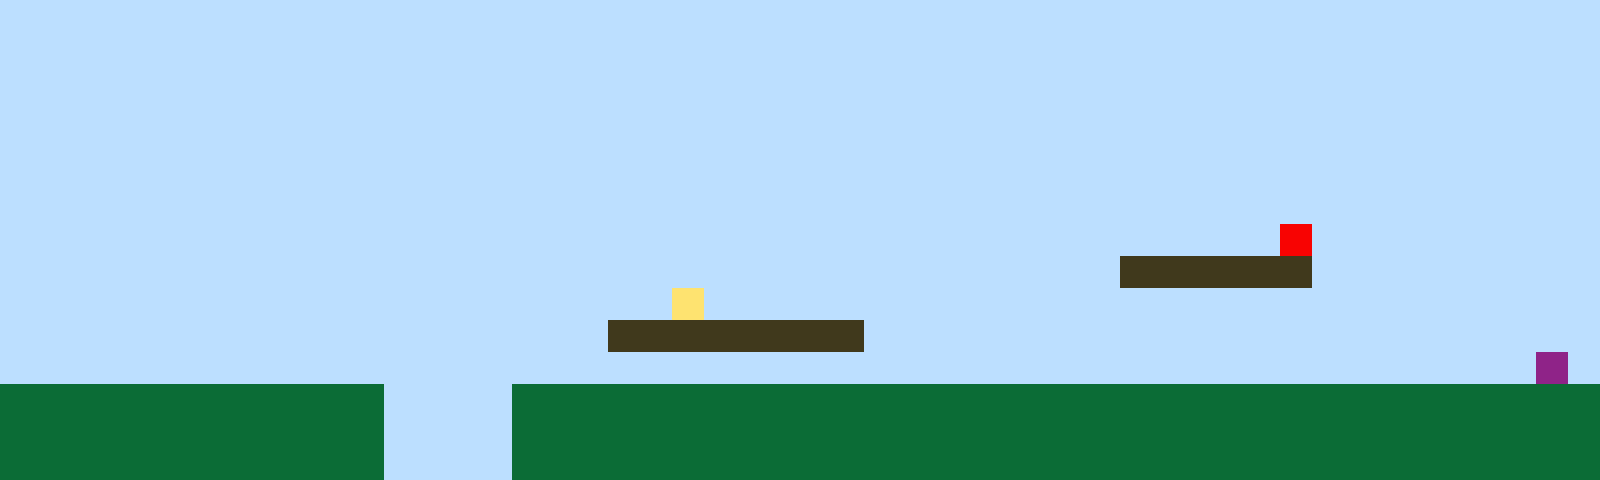

Rendered tile map (Tiled .tmx) drawn with the repository's tilesets; below, a short description and the full map source, tile grids included:
An orthogonal 50x15 tile map with 32x32 px tiles, 1 tile layer (Tile Layer 1).

<map version="1.10" tiledversion="1.11.2" orientation="orthogonal" renderorder="right-up" width="50" height="15" tilewidth="32" tileheight="32" infinite="0" nextlayerid="2" nextobjectid="1"><editorsettings><export target="map1.csv" format="csv" /></editorsettings><tileset firstgid="1" name="sprites" tilewidth="32" tileheight="32" tilecount="6" columns="3"><image source="sprites.png" width="96" height="64" /></tileset><layer id="1" name="Tile Layer 1" width="50" height="15"><data encoding="csv">1,1,1,1,1,1,1,1,1,1,1,1,1,1,1,1,1,1,1,1,1,1,1,1,1,1,1,1,1,1,1,1,1,1,1,1,1,1,1,1,1,1,1,1,1,1,1,1,1,1,1,1,1,1,1,1,1,1,1,1,1,1,1,1,1,1,1,1,1,1,1,1,1,1,1,1,1,1,1,1,1,1,1,1,1,1,1,1,1,1,1,1,1,1,1,1,1,1,1,1,1,1,1,1,1,1,1,1,1,1,1,1,1,1,1,1,1,1,1,1,1,1,1,1,1,1,1,1,1,1,1,1,1,1,1,1,1,1,1,1,1,1,1,1,1,1,1,1,1,1,1,1,1,1,1,1,1,1,1,1,1,1,1,1,1,1,1,1,1,1,1,1,1,1,1,1,1,1,1,1,1,1,1,1,1,1,1,1,1,1,1,1,1,1,1,1,1,1,1,1,1,1,1,1,1,1,1,1,1,1,1,1,1,1,1,1,1,1,1,1,1,1,1,1,1,1,1,1,1,1,1,1,1,1,1,1,1,1,1,1,1,1,1,1,1,1,1,1,1,1,1,1,1,1,1,1,1,1,1,1,1,1,1,1,1,1,1,1,1,1,1,1,1,1,1,1,1,1,1,1,1,1,1,1,1,1,1,1,1,1,1,1,1,1,1,1,1,1,1,1,1,1,1,1,1,1,1,1,1,1,1,1,1,1,1,1,1,1,1,1,1,1,1,1,1,1,1,1,1,1,1,1,1,1,1,1,1,1,1,1,1,1,1,1,1,1,1,1,1,1,1,1,1,1,1,1,1,1,1,1,1,1,1,1,1,1,1,1,1,1,1,1,1,1,1,1,1,1,1,1,1,1,1,1,1,1,1,1,1,1,5,1,1,1,1,1,1,1,1,1,1,1,1,1,1,1,1,1,1,1,1,1,1,1,1,1,1,1,1,1,1,1,1,1,1,1,1,1,1,1,1,1,1,1,1,3,3,3,3,3,3,1,1,1,1,1,1,1,1,1,1,1,1,1,1,1,1,1,1,1,1,1,1,1,1,1,1,1,1,1,1,4,1,1,1,1,1,1,1,1,1,1,1,1,1,1,1,1,1,1,1,1,1,1,1,1,1,1,1,1,1,1,1,1,1,1,1,1,1,1,1,1,1,1,1,1,1,1,1,3,3,3,3,3,3,3,3,1,1,1,1,1,1,1,1,1,1,1,1,1,1,1,1,1,1,1,1,1,1,1,1,1,1,1,1,1,1,1,1,1,1,1,1,1,1,1,1,1,1,1,1,1,1,1,1,1,1,1,1,1,1,1,1,1,1,1,1,1,1,1,1,1,1,1,1,1,1,1,6,1,2,2,2,2,2,2,2,2,2,2,2,2,1,1,1,1,2,2,2,2,2,2,2,2,2,2,2,2,2,2,2,2,2,2,2,2,2,2,2,2,2,2,2,2,2,2,2,2,2,2,2,2,2,2,2,2,2,2,2,2,2,2,1,1,1,1,2,2,2,2,2,2,2,2,2,2,2,2,2,2,2,2,2,2,2,2,2,2,2,2,2,2,2,2,2,2,2,2,2,2,2,2,2,2,2,2,2,2,2,2,2,2,1,1,1,1,2,2,2,2,2,2,2,2,2,2,2,2,2,2,2,2,2,2,2,2,2,2,2,2,2,2,2,2,2,2,2,2,2,2</data></layer></map>
